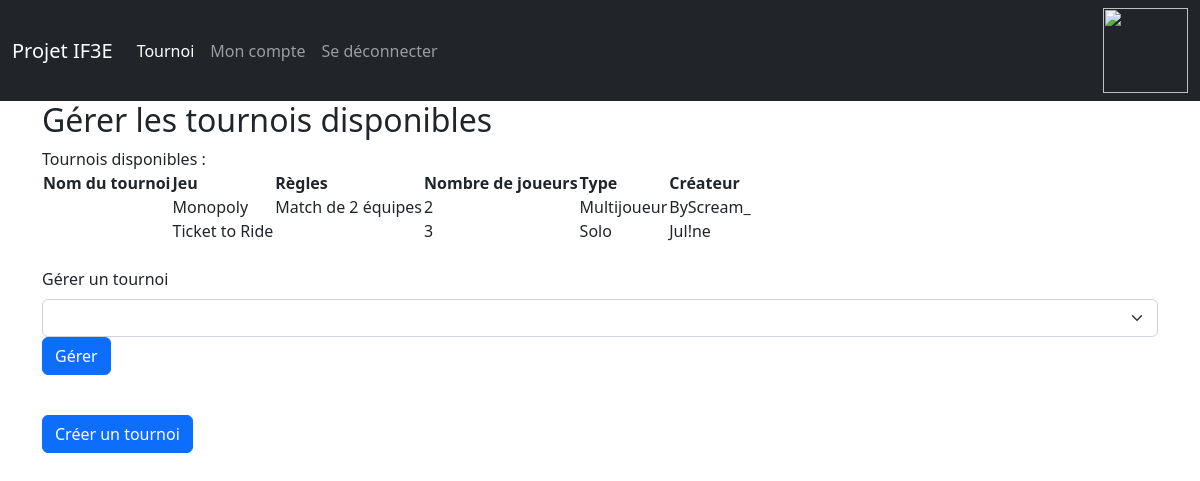
Page /sources/view/tournoi_page.php on the earlier database version.
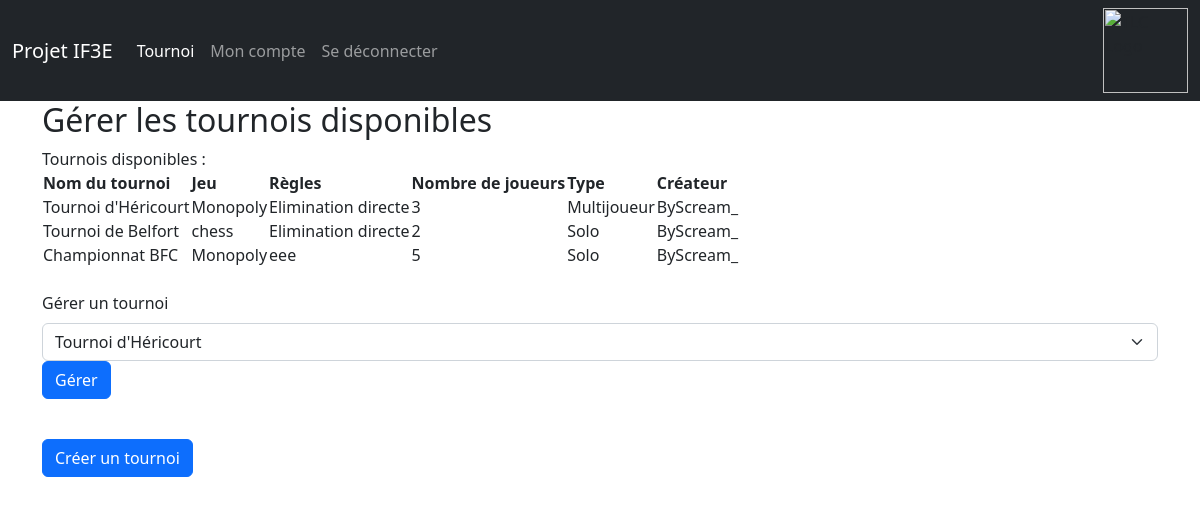
Same page on the later database version.
### tables this page shows
CREATE TABLE `tournament` (
  `id` int(11) NOT NULL,
  `game_id` int(11) DEFAULT NULL,
  `name` varchar(256) NOT NULL,
  `number_of_players` int(11) NOT NULL,
  `match_rules` text NOT NULL,
  `owner` int(11) NOT NULL,
  `type` int(11) NOT NULL
);

CREATE TABLE `games` (
  `id` int(11) NOT NULL,
  `game_name` text NOT NULL,
  `type` int(1) NOT NULL,
  `rules` text NOT NULL,
  `number_of_players` int(10) NOT NULL
);

CREATE TABLE `users` (
  `id` int(11) NOT NULL,
  `email` varchar(256) NOT NULL,
  `password` text NOT NULL,
  `pseudo` text NOT NULL,
  `prenom` text NOT NULL,
  `nom` text NOT NULL,
  `phone_number` int(10) NOT NULL,
  `favourite_game_id` int(2) DEFAULT NULL,
  `date_of_birth` date DEFAULT current_timestamp(),
  `is_organizer` int(2) NOT NULL DEFAULT 0
);

### sources/view/tournoi_page.php (the view, shortened to what this page needs)
<html lang="fr">
<head>
    <link href="https://cdn.jsdelivr.net/npm/bootstrap@5.2.3/dist/css/bootstrap.min.css" rel="stylesheet">
</head>
<body>
<nav class="navbar navbar-expand-lg navbar-dark bg-dark">
    <div class="container-fluid">
        <a class="navbar-brand" href="#">Projet IF3E</a>
        <div class="collapse navbar-collapse" id="navbarSupportedContent">
            <ul class="navbar-nav me-auto mb-2 mb-lg-0">
                <li class="nav-item">
                    <a class="nav-link active" aria-current="page">Tournoi</a>
                </li>
                <li class="nav-item">
                    <a class="nav-link" href="account.php">Mon compte</a>
                </li>
                <li class="nav-item">
                    <a class="nav-link" href="../controller/signout.php">Se déconnecter</a>
                </li>
            </ul>
            <ul class="navbar-nav">
                <li class="nav-item">
                    <img src="../images/logo_UTBM_blanc.png" width="85" id="logo" alt="TLC Logo" />
                </li>
            </ul>
        </div>
    </div>
</nav>
<div class="container">
    <h2>Gérer les tournois disponibles</h2>
    <?php
    $bdd = new PDO("mysql:host=localhost;dbname=IF3E_Projet_B;charset=utf8", "root", "");
    $req = $bdd->prepare("SELECT tournament.id, tournament.name, tournament.number_of_players, tournament.match_rules, tournament.type, users.pseudo, games.game_name FROM tournament INNER JOIN users ON users.id=tournament.owner INNER JOIN games ON games.id=tournament.game_id");
    $req->execute();
    ?>
    Tournois disponibles :
    <table>
        <tr>
            <th>Nom du tournoi</th>
            <th>Jeu</th>
            <th>Règles</th>
            <th>Nombre de joueurs</th>
            <th>Type</th>
            <th>Créateur</th>
        </tr>
        <?php
        while($data = $req->fetch()) {
            echo "<tr>";
            echo "<td>" . $data['name'] . "</td>";
            echo "<td>" . $data['game_name'] . "</td>";
            echo "<td>" . $data['match_rules'] . "</td>";
            echo "<td>" . $data['number_of_players'] . "</td>";
            if ($data['type'] == 1) {echo "<td>Multijoueur</td>";}else{
                echo "<td>Solo</td>";
            }
            echo "<td>" . $data['pseudo'] . "</td>";
            echo "</tr>";
        }
        ?>
    </table>
    <form method="post" action="manage_tournament.php">
        <br>
        <label for="tournoi" class="form-label">Gérer un tournoi</label>
        <select id="tournoi" name="tournoi" class="form-select" required="required">
            <?php
            $req = $bdd->prepare("SELECT id, name FROM tournament;");
            $req->execute();
            while($data = $req->fetch()) {
                ?>
                <option value="<?php echo $data["id"]?>"><?php echo $data["name"]?></option>
                <?php
            }
            ?>
        </select>
        <div class="col-12">
            <button class="btn btn-primary" type="submit">Gérer</button>
        </div>
    </form>
    <form method="post" action="create_tournament.php">
        <br>
        <div class="col-12">
            <button class="btn btn-primary" type="submit">Créer un tournoi</button>
        </div>
    </form>
</div>
</body>
</html>

Differences in the rows shown:
removed tournament: game.game_name "Monopoly", match_rules "Match de 2 équipes", number_of_players "2", type "Multijoueur", owner.pseudo "ByScream_"
removed tournament: game.game_name "Ticket to Ride", number_of_players "3", type "Solo", owner.pseudo "Jul!ne"
added tournament: name "Tournoi d'Héricourt", game.game_name "Monopoly", match_rules "Elimination directe", number_of_players "3", type "Multijoueur", owner.pseudo "ByScream_"
added tournament: name "Tournoi de Belfort", game.game_name "chess", match_rules "Elimination directe", number_of_players "2", type "Solo", owner.pseudo "ByScream_"
added tournament: name "Championnat BFC", game.game_name "Monopoly", match_rules "eee", number_of_players "5", type "Solo", owner.pseudo "ByScream_"
Other differences:
form field tournoi: (not shown) → "Tournoi d'Héricourt"
